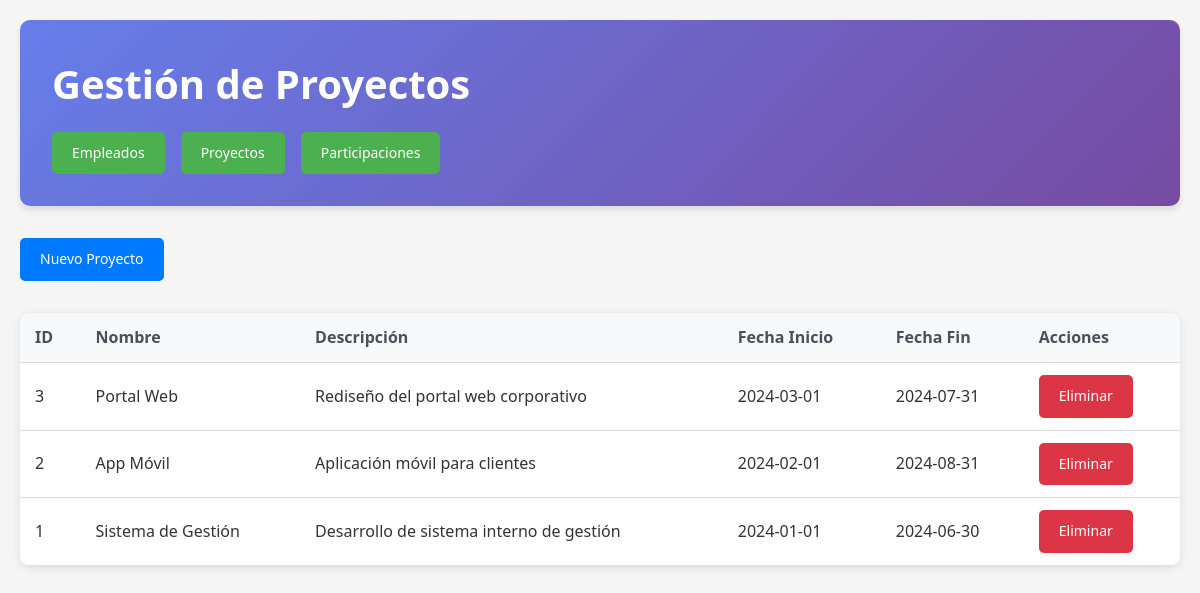
Screenshot of /sistema_gestion/index.php?controller=proyecto&action=index with the database file from the repository.
### tables this page shows
CREATE TABLE `proyectos` (
  `id` int(11) NOT NULL,
  `nombre` varchar(100) NOT NULL,
  `descripcion` text DEFAULT NULL,
  `fecha_inicio` date NOT NULL,
  `fecha_fin` date NOT NULL,
  `fecha_creacion` timestamp NOT NULL DEFAULT current_timestamp()
);

### sistema_gestion/controllers/ProyectoController.php (called while the page is built, shortened)
<?php
require_once 'models/ProyectoModel.php';
class ProyectoController {
    private $proyectoModel;
    public function __construct($db) {
        $this->proyectoModel = new ProyectoModel($db);
    }
    public function index() {
        $proyectos = $this->proyectoModel->seleccionarTodos();
        include 'views/proyectos/index.php';
    }
}
?>

### sistema_gestion/models/ProyectoModel.php (called while the page is built, shortened)
<?php
class ProyectoModel {
    private $conn;
    private $table_name = "proyectos";
    public function __construct($db) {
        $this->conn = $db;
    }
    public function seleccionarTodos() {
        $query = "SELECT * FROM " . $this->table_name . " ORDER BY id DESC";
        $stmt = $this->conn->prepare($query);
        $stmt->execute();
        return $stmt;
    }
}
?>

### sistema_gestion/views/proyectos/index.php (the view, shortened to what this page needs)
<!DOCTYPE html>
<html lang="es">
<head>
    <link rel="stylesheet" href="css/style.css">
</head>
<body>
    <div class="container">
        <header>
            <h1>Gestión de Proyectos</h1>
            <nav>
                <a href="index.php?controller=empleado&action=index" class="btn">Empleados</a>
                <a href="index.php?controller=proyecto&action=index" class="btn">Proyectos</a>
                <a href="index.php?controller=participacion&action=index" class="btn">Participaciones</a>
            </nav>
        </header>
        <div class="actions">
            <a href="index.php?controller=proyecto&action=create" class="btn btn-primary">Nuevo Proyecto</a>
        </div>
        <div class="table-container">
            <table>
                <thead>
                    <tr>
                        <th>ID</th>
                        <th>Nombre</th>
                        <th>Descripción</th>
                        <th>Fecha Inicio</th>
                        <th>Fecha Fin</th>
                        <th>Acciones</th>
                    </tr>
                </thead>
                <tbody>
                    <?php while ($proyecto = $proyectos->fetch(PDO::FETCH_ASSOC)): ?>
                    <tr>
                        <td><?php echo $proyecto['id']; ?></td>
                        <td><?php echo htmlspecialchars($proyecto['nombre']); ?></td>
                        <td><?php echo htmlspecialchars($proyecto['descripcion']); ?></td>
                        <td><?php echo $proyecto['fecha_inicio']; ?></td>
                        <td><?php echo $proyecto['fecha_fin']; ?></td>
                        <td class="actions">
                            <a href="index.php?controller=proyecto&action=delete&id=<?php echo $proyecto['id']; ?>"
                               class="btn btn-danger"
                               onclick="return confirm('¿Estás seguro de eliminar este proyecto?')">
                                Eliminar
                            </a>
                        </td>
                    </tr>
                    <?php endwhile; ?>
                </tbody>
            </table>
        </div>
    </div>
</body>
</html>

### sistema_gestion/css/style.css (style rules this page uses)
* { margin: 0; padding: 0; box-sizing: border-box; }
body { font-family: 'Segoe UI', Tahoma, Geneva, Verdana, sans-serif; background-color: #f5f5f5; color: #333; line-height: 1.6; }
.container { max-width: 1200px; margin: 0 auto; padding: 20px; }
header { background: linear-gradient(135deg, #667eea 0%, #764ba2 100%); color: white; padding: 2rem; border-radius: 10px; margin-bottom: 2rem; box-shadow: 0 4px 6px rgba(0, 0, 0, 0.1); }
header h1 { font-size: 2.5rem; margin-bottom: 1rem; }
nav { display: flex; gap: 1rem; }
.btn { display: inline-block; padding: 10px 20px; background-color: #4CAF50; color: white; text-decoration: none; border-radius: 5px; border: none; cursor: pointer; transition: background-color 0.3s; font-size: 14px; }
.btn-primary { background-color: #007bff; }
.btn-danger { background-color: #dc3545; }
.actions { margin-bottom: 2rem; }
.table-container { background: white; border-radius: 10px; box-shadow: 0 2px 10px rgba(0, 0, 0, 0.1); overflow: hidden; }
table { width: 100%; border-collapse: collapse; }
th, td { padding: 12px 15px; text-align: left; border-bottom: 1px solid #ddd; }
th { background-color: #f8f9fa; font-weight: 600; color: #495057; }

### rows the page displays
proyectos: id "3", nombre "Portal Web", descripcion "Rediseño del portal web corporativo", fecha_inicio "2024-03-01", fecha_fin "2024-07-31"
proyectos: id "2", nombre "App Móvil", descripcion "Aplicación móvil para clientes", fecha_inicio "2024-02-01", fecha_fin "2024-08-31"
proyectos: id "1", nombre "Sistema de Gestión", descripcion "Desarrollo de sistema interno de gestión", fecha_inicio "2024-01-01", fecha_fin "2024-06-30"
